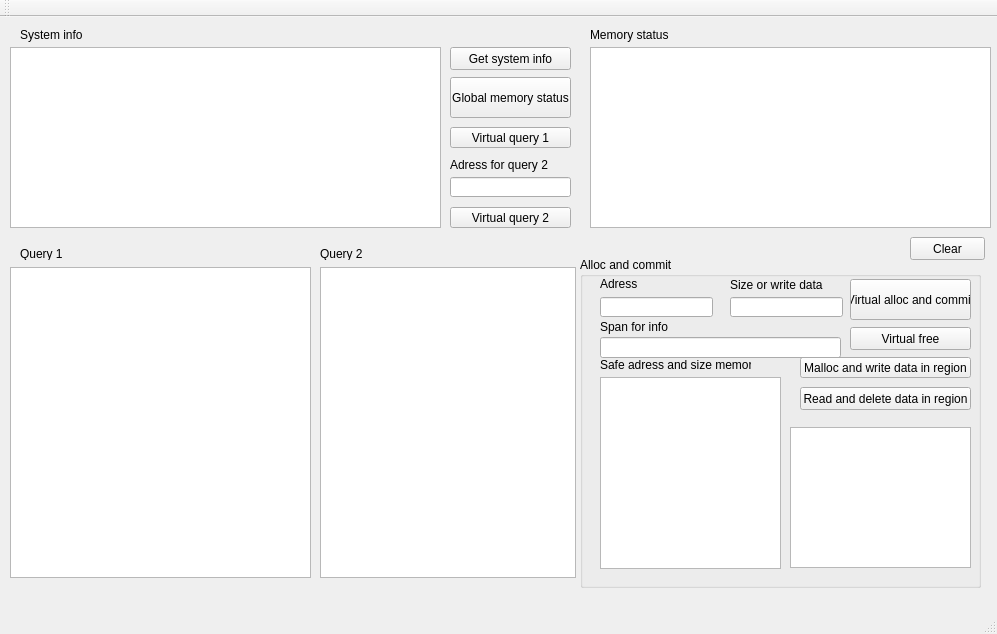
<?xml version="1.0" encoding="UTF-8"?>
<ui version="4.0">
 <class>MainWindow</class>
 <widget class="QMainWindow" name="MainWindow">
  <property name="geometry">
   <rect>
    <x>0</x>
    <y>0</y>
    <width>997</width>
    <height>634</height>
   </rect>
  </property>
  <property name="windowTitle">
   <string>MainWindow</string>
  </property>
  <widget class="QWidget" name="centralWidget">
   <widget class="QPushButton" name="pushButton">
    <property name="geometry">
     <rect>
      <x>450</x>
      <y>30</y>
      <width>121</width>
      <height>23</height>
     </rect>
    </property>
    <property name="text">
     <string>Get system info</string>
    </property>
   </widget>
   <widget class="QPushButton" name="pushButton_2">
    <property name="geometry">
     <rect>
      <x>450</x>
      <y>60</y>
      <width>121</width>
      <height>41</height>
     </rect>
    </property>
    <property name="text">
     <string>Global memory status</string>
    </property>
   </widget>
   <widget class="QListWidget" name="listWidget">
    <property name="geometry">
     <rect>
      <x>10</x>
      <y>30</y>
      <width>431</width>
      <height>181</height>
     </rect>
    </property>
   </widget>
   <widget class="QListWidget" name="listWidget_2">
    <property name="geometry">
     <rect>
      <x>590</x>
      <y>30</y>
      <width>401</width>
      <height>181</height>
     </rect>
    </property>
   </widget>
   <widget class="QPushButton" name="pushButton_3">
    <property name="geometry">
     <rect>
      <x>910</x>
      <y>220</y>
      <width>75</width>
      <height>23</height>
     </rect>
    </property>
    <property name="text">
     <string>Clear</string>
    </property>
   </widget>
   <widget class="QListWidget" name="listWidget_3">
    <property name="geometry">
     <rect>
      <x>10</x>
      <y>250</y>
      <width>301</width>
      <height>311</height>
     </rect>
    </property>
   </widget>
   <widget class="QPushButton" name="pushButton_4">
    <property name="geometry">
     <rect>
      <x>450</x>
      <y>110</y>
      <width>121</width>
      <height>21</height>
     </rect>
    </property>
    <property name="text">
     <string>Virtual query 1</string>
    </property>
   </widget>
   <widget class="QPushButton" name="pushButton_5">
    <property name="geometry">
     <rect>
      <x>450</x>
      <y>190</y>
      <width>121</width>
      <height>21</height>
     </rect>
    </property>
    <property name="text">
     <string>Virtual query 2</string>
    </property>
   </widget>
   <widget class="QGroupBox" name="groupBox">
    <property name="geometry">
     <rect>
      <x>580</x>
      <y>240</y>
      <width>401</width>
      <height>331</height>
     </rect>
    </property>
    <property name="title">
     <string>Alloc and commit</string>
    </property>
    <widget class="QLineEdit" name="lineEdit">
     <property name="geometry">
      <rect>
       <x>20</x>
       <y>40</y>
       <width>113</width>
       <height>20</height>
      </rect>
     </property>
    </widget>
    <widget class="QLineEdit" name="lineEdit_2">
     <property name="geometry">
      <rect>
       <x>150</x>
       <y>40</y>
       <width>113</width>
       <height>20</height>
      </rect>
     </property>
     <property name="readOnly">
      <bool>false</bool>
     </property>
    </widget>
    <widget class="QLabel" name="label">
     <property name="geometry">
      <rect>
       <x>20</x>
       <y>20</y>
       <width>47</width>
       <height>13</height>
      </rect>
     </property>
     <property name="text">
      <string>Adress</string>
     </property>
    </widget>
    <widget class="QPushButton" name="pushButton_6">
     <property name="geometry">
      <rect>
       <x>270</x>
       <y>22</y>
       <width>121</width>
       <height>41</height>
      </rect>
     </property>
     <property name="text">
      <string>Virtual alloc and commit</string>
     </property>
    </widget>
    <widget class="QPushButton" name="pushButton_7">
     <property name="geometry">
      <rect>
       <x>270</x>
       <y>70</y>
       <width>121</width>
       <height>23</height>
      </rect>
     </property>
     <property name="text">
      <string>Virtual free</string>
     </property>
    </widget>
    <widget class="QLabel" name="label_2">
     <property name="geometry">
      <rect>
       <x>150</x>
       <y>20</y>
       <width>101</width>
       <height>16</height>
      </rect>
     </property>
     <property name="text">
      <string>Size or write data</string>
     </property>
    </widget>
    <widget class="QListWidget" name="listWidget_4">
     <property name="geometry">
      <rect>
       <x>20</x>
       <y>120</y>
       <width>181</width>
       <height>192</height>
      </rect>
     </property>
    </widget>
    <widget class="QLabel" name="label_3">
     <property name="geometry">
      <rect>
       <x>20</x>
       <y>100</y>
       <width>151</width>
       <height>16</height>
      </rect>
     </property>
     <property name="text">
      <string>Safe adress and size memory</string>
     </property>
    </widget>
    <widget class="QPushButton" name="pushButton_8">
     <property name="geometry">
      <rect>
       <x>220</x>
       <y>100</y>
       <width>171</width>
       <height>21</height>
      </rect>
     </property>
     <property name="text">
      <string>Malloc and write data in region</string>
     </property>
    </widget>
    <widget class="QPushButton" name="pushButton_9">
     <property name="geometry">
      <rect>
       <x>220</x>
       <y>130</y>
       <width>171</width>
       <height>23</height>
      </rect>
     </property>
     <property name="text">
      <string>Read and delete data in region</string>
     </property>
    </widget>
    <widget class="QLineEdit" name="lineEdit_4">
     <property name="geometry">
      <rect>
       <x>20</x>
       <y>80</y>
       <width>241</width>
       <height>21</height>
      </rect>
     </property>
     <property name="readOnly">
      <bool>true</bool>
     </property>
    </widget>
    <widget class="QLabel" name="label_9">
     <property name="geometry">
      <rect>
       <x>20</x>
       <y>60</y>
       <width>141</width>
       <height>20</height>
      </rect>
     </property>
     <property name="text">
      <string>Span for info </string>
     </property>
    </widget>
    <widget class="QListWidget" name="listWidget_6">
     <property name="geometry">
      <rect>
       <x>210</x>
       <y>170</y>
       <width>181</width>
       <height>141</height>
      </rect>
     </property>
     <property name="isWrapping" stdset="0">
      <bool>true</bool>
     </property>
    </widget>
   </widget>
   <widget class="QLabel" name="label_4">
    <property name="geometry">
     <rect>
      <x>20</x>
      <y>10</y>
      <width>71</width>
      <height>16</height>
     </rect>
    </property>
    <property name="text">
     <string>System info</string>
    </property>
   </widget>
   <widget class="QLabel" name="label_5">
    <property name="geometry">
     <rect>
      <x>590</x>
      <y>10</y>
      <width>81</width>
      <height>16</height>
     </rect>
    </property>
    <property name="text">
     <string>Memory status</string>
    </property>
   </widget>
   <widget class="QLabel" name="label_6">
    <property name="geometry">
     <rect>
      <x>20</x>
      <y>230</y>
      <width>47</width>
      <height>13</height>
     </rect>
    </property>
    <property name="text">
     <string>Query 1</string>
    </property>
   </widget>
   <widget class="QListWidget" name="listWidget_5">
    <property name="geometry">
     <rect>
      <x>320</x>
      <y>250</y>
      <width>256</width>
      <height>311</height>
     </rect>
    </property>
   </widget>
   <widget class="QLabel" name="label_7">
    <property name="geometry">
     <rect>
      <x>320</x>
      <y>230</y>
      <width>47</width>
      <height>13</height>
     </rect>
    </property>
    <property name="text">
     <string>Query 2</string>
    </property>
   </widget>
   <widget class="QLineEdit" name="lineEdit_3">
    <property name="geometry">
     <rect>
      <x>450</x>
      <y>160</y>
      <width>121</width>
      <height>20</height>
     </rect>
    </property>
   </widget>
   <widget class="QLabel" name="label_8">
    <property name="geometry">
     <rect>
      <x>450</x>
      <y>140</y>
      <width>121</width>
      <height>16</height>
     </rect>
    </property>
    <property name="text">
     <string>Adress for query 2</string>
    </property>
   </widget>
  </widget>
  <widget class="QMenuBar" name="menuBar">
   <property name="geometry">
    <rect>
     <x>0</x>
     <y>0</y>
     <width>997</width>
     <height>21</height>
    </rect>
   </property>
  </widget>
  <widget class="QToolBar" name="mainToolBar">
   <attribute name="toolBarArea">
    <enum>TopToolBarArea</enum>
   </attribute>
   <attribute name="toolBarBreak">
    <bool>false</bool>
   </attribute>
  </widget>
  <widget class="QStatusBar" name="statusBar"/>
 </widget>
 <layoutdefault spacing="6" margin="11"/>
 <resources/>
 <connections/>
</ui>
